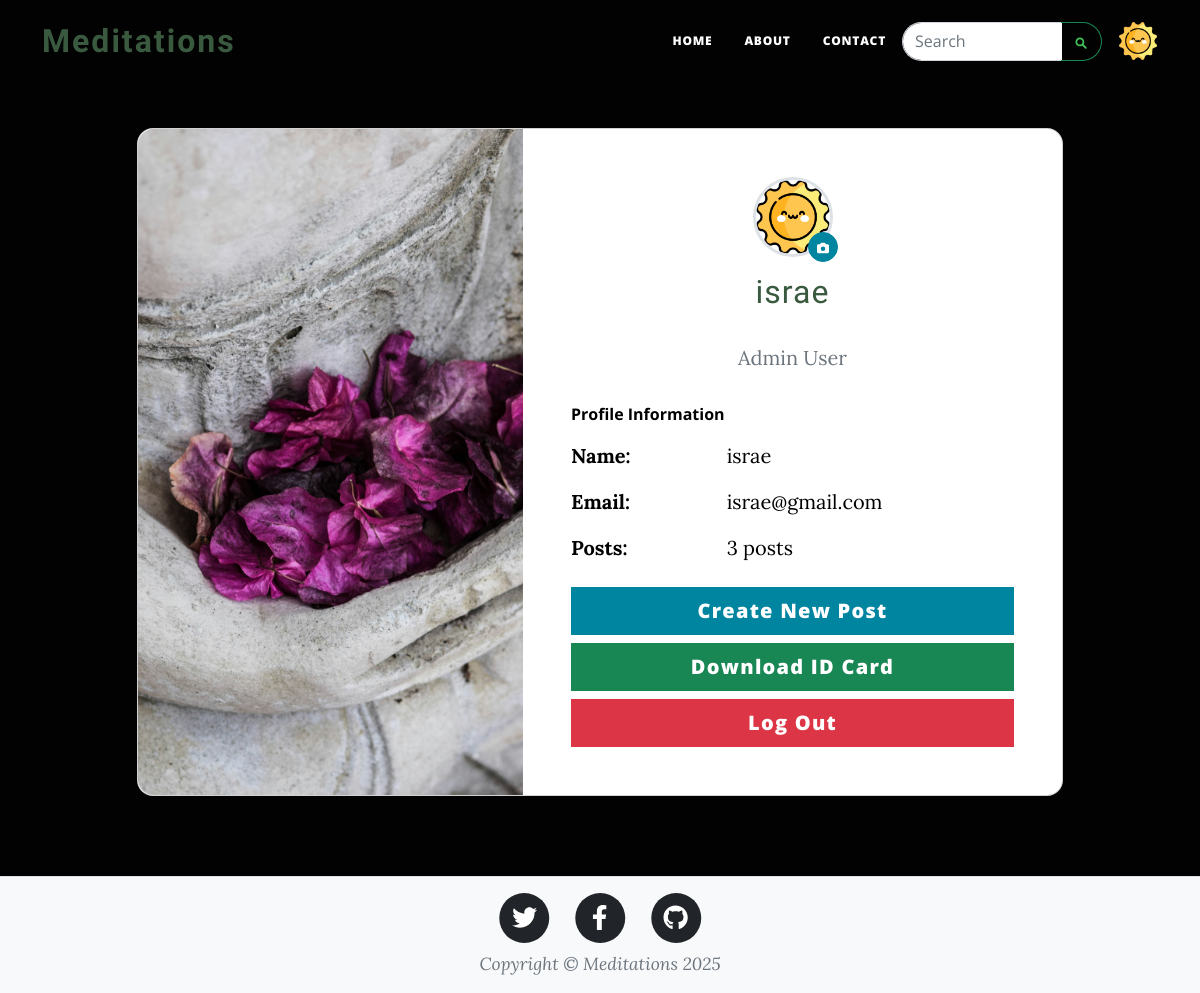
The app's page /profile (signed in) with its own data.
### server.py (models this page shows)
class User(UserMixin, db.Model):
    id: Mapped[int] = mapped_column(Integer, primary_key=True)
    email: Mapped[str] = mapped_column(String(100), unique=True)
    password: Mapped[str] = mapped_column(String(100))
    name: Mapped[str] = mapped_column(String(1000))
    role: Mapped[str] = mapped_column(String(20), default='regular', nullable=False)
    date_joined: Mapped[str] = mapped_column(String(100), default=None, nullable=True)
    profile_picture: Mapped[str] = mapped_column(String(100), default='default_profile.jpg', nullable=True)
    posts: Mapped[list['BlogPost']] = relationship(back_populates='author')
    comments: Mapped[list['Comment']] = relationship(back_populates='author')

### server.py (the view, shortened to what this page needs)
@app.route('/profile', methods=['GET', 'POST'])
@login_required
def profile():
    upload_form = ProfilePictureForm()
    return render_template('profile.html',
                         page_title="Your Profile",
                         page_subtitle="Manage your account and settings",
                         page_background_type="image",
                         page_background_image=url_for('static', filename='profile_bg.jpg'),
                         year=get_current_year(),
                         upload_form=upload_form)

### server.py
class ProfilePictureForm(FlaskForm):
    profile_picture = FileField('Profile Picture', validators=[Optional()])
    submit = SubmitField('Update Picture')

### server.py (called while the page is built)
@login_manager.user_loader
def load_user(user_id):
    return User.query.get(int(user_id))

def get_current_year():
    return date.today().year

@app.context_processor
def inject_current_year():
    return {'get_current_year': get_current_year}

### templates/profile.html (shortened to what this page needs)
{% extends "base.html" %}
{% set show_header = false %}
{% block content %}
<section class="min-vh-100" style="background-color: rgb(2, 2, 2); padding-top: 80px; padding-bottom: 2rem;">
    <div class="container py-5">
        <div class="row d-flex justify-content-center align-items-center">
            <div class="col col-xl-10">
                <div class="card" style="border-radius: 1rem;">
                    <div class="row g-0">
                        <div class="col-md-6 col-lg-5 d-none d-md-block">
                            <img src="{{ url_for('static', filename='about_img.jpg') }}"
                                alt="profile background" class="img-fluid" style="border-radius: 1rem 0 0 1rem; height: 100%; object-fit: cover;" />
                        </div>
                        <div class="col-md-6 col-lg-7 d-flex align-items-center">
                            <div class="card-body p-4 p-lg-5 text-black">
                                <div class="text-center mb-4">
                                    <div class="position-relative d-inline-block">
                                        <img src="{{ url_for('static', filename=current_user.profile_picture or 'default_profile.jpg') }}"
                                             alt="Profile"
                                             style="width: 80px; height: 80px; border-radius: 50%; object-fit: cover; border: 3px solid #dee2e6;">
                                        <button type="button" class="btn btn-primary btn-sm position-absolute"
                                                style="bottom: -5px; right: -5px; border-radius: 50%; width: 30px; height: 30px; padding: 0;"
                                                data-bs-toggle="modal" data-bs-target="#uploadModal">
                                            <i class="fas fa-camera" style="font-size: 12px;"></i>
                                        </button>
                                    </div>
                                    <h4 class="fw-normal medieval-brand mt-3 mb-1" style="letter-spacing: 1px;">{{ current_user.name }}</h4>
                                    <p class="text-muted">{{ current_user.role.title() }} User</p>
                                </div>
                                <div class="mb-4">
                                    <h6 class="fw-bold mb-3">Profile Information</h6>
                                    <div class="row mb-3">
                                        <div class="col-sm-4">
                                            <strong>Name:</strong>
                                        </div>
                                        <div class="col-sm-8">
                                            {{ current_user.name }}
                                        </div>
                                    </div>
                                    <div class="row mb-3">
                                        <div class="col-sm-4">
                                            <strong>Email:</strong>
                                        </div>
                                        <div class="col-sm-8">
                                            {{ current_user.email }}
                                        </div>
                                    </div>
                                    <div class="row mb-3">
                                        <div class="col-sm-4">
                                            <strong>Posts:</strong>
                                        </div>
                                        <div class="col-sm-8">
                                            {{ current_user.posts|length }}
                                            {% if current_user.posts|length == 1 %}post{% else %}posts{% endif %}
                                        </div>
                                    </div>
                                </div>
                                <div class="d-grid gap-2">
                                    {% if current_user.role == 'admin' %}
                                    <a href="{{ url_for('add_post') }}" class="btn btn-primary btn-lg">Create New Post</a>
                                    {% endif %}
                                    <a href="{{ url_for('download') }}" target="_blank" class="btn btn-success btn-lg">Download ID Card</a>
                                    <a href="{{ url_for('logout') }}" class="btn btn-danger btn-lg">Log Out</a>
                                </div>
                            </div>
                        </div>
                    </div>
                </div>
            </div>
        </div>
    </div>
</section>
{% endblock %}

### templates/header.html (shortened to what this page needs)
<!DOCTYPE html>
<html lang="en">
<head>
</head>
<body>
    <nav class="navbar navbar-expand-lg navbar-light" id="mainNav">
        <div class="container">
            <a class="navbar-brand medieval-brand" href="{{ url_for('home') }}">Meditations</a>
            <div class="collapse navbar-collapse" id="navbarResponsive">
                <ul class="navbar-nav ms-auto py-4 py-lg-0">
                    <li class="nav-item"><a class="nav-link px-lg-3 py-3 py-lg-4" href="{{ url_for('home') }}">Home</a></li>
                    <li class="nav-item"><a class="nav-link px-lg-3 py-3 py-lg-4" href="{{ url_for('about') }}">About</a></li>
                    <li class="nav-item"><a class="nav-link px-lg-3 py-3 py-lg-4" href="{{ url_for('contact') }}">Contact</a></li>
                </ul>
                <form class="form-inline my-2 my-lg-0 d-flex align-items-center me-3">
                    <div class="input-group" style="max-width: 200px;">
                        <input class="form-control" type="search" placeholder="Search" aria-label="Search" style="border-radius: 20px 0 0 20px; border-right: none;">
                        <button class="btn btn-outline-success" type="submit" style="border-radius: 0 20px 20px 0; border-left: none; padding: 8px 12px;">
                        </button>
                    </div>
                </form>
                {% if current_user.is_authenticated %}
                <div class="d-flex align-items-center">
                    <a href="{{ url_for('profile') }}" class="nav-link">
                        <img src="{{ url_for('static', filename=current_user.profile_picture or 'default_profile.jpg') }}" alt="Profile" style="width: 40px; height: 40px; border-radius: 50%; object-fit: cover;">
                    </a>
                </div>
                {% endif %}
            </div>
        </div>
    </nav>
</body>
</html>

### records on screen
User: profile_picture (picture), name "israe", role "Admin", email "israe@gmail.com"

### other values on screen
{{ current_user.posts|length }} "3"
{{ get_current_year() }} "2025"
